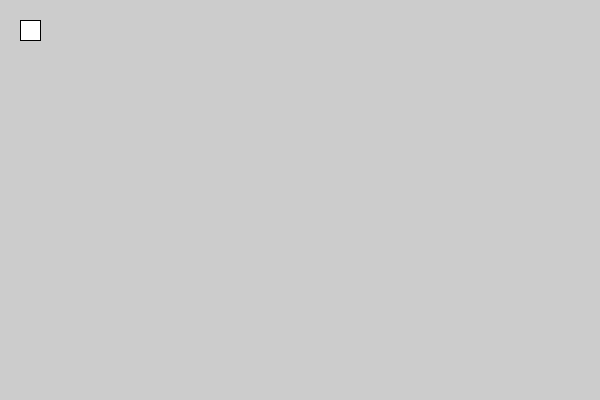
Frame 1 (no input)
Frame 60 (the mouse pressed at the canvas centre just before this capture): identical to frame 1, image omitted
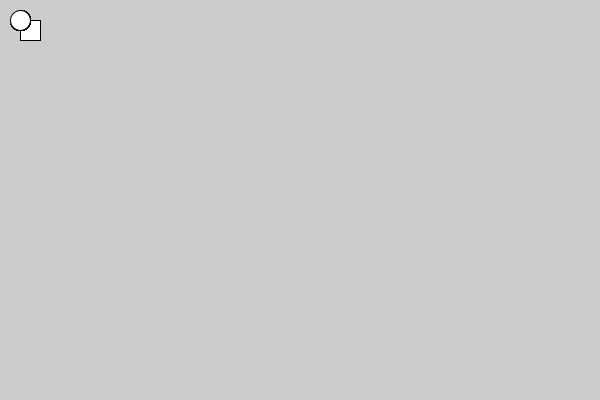
Frame 120 (the mouse held since frame 60 and released just before this capture)

The Processing sketch that drew these frames (run headless with seeded random() and noise(); from frame 60 on, the mouse is pressed at the canvas centre):

// Processing sketch: processing_158067
// ── processing_158067.pde

float px=0;
void setup() {
  size(600, 400);
}
void draw()
{
  px++;
  if (px<100) {
    rect(20, 20, 20, 20);
  }
  else {
    ellipse(20, 20, 20, 20);
  }
}
